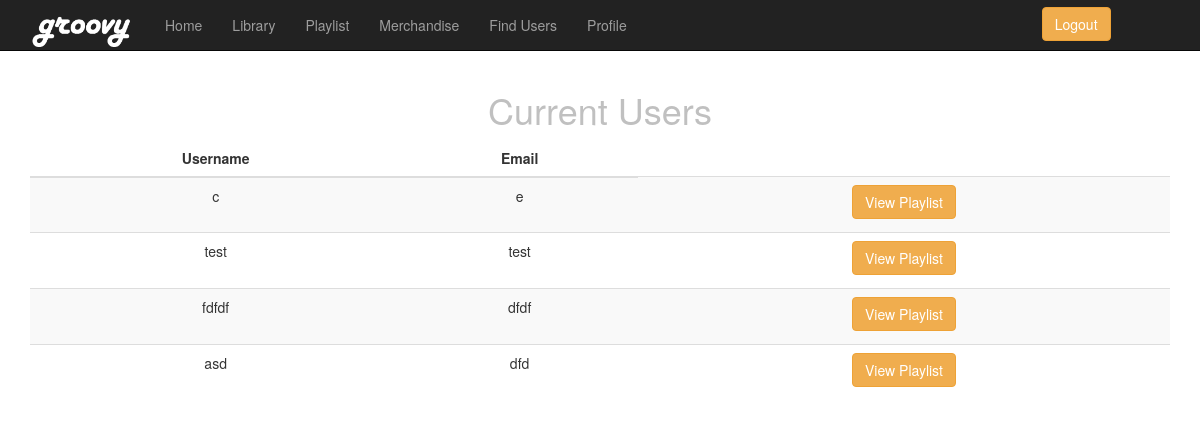
The page /users.php on the database as committed earlier.
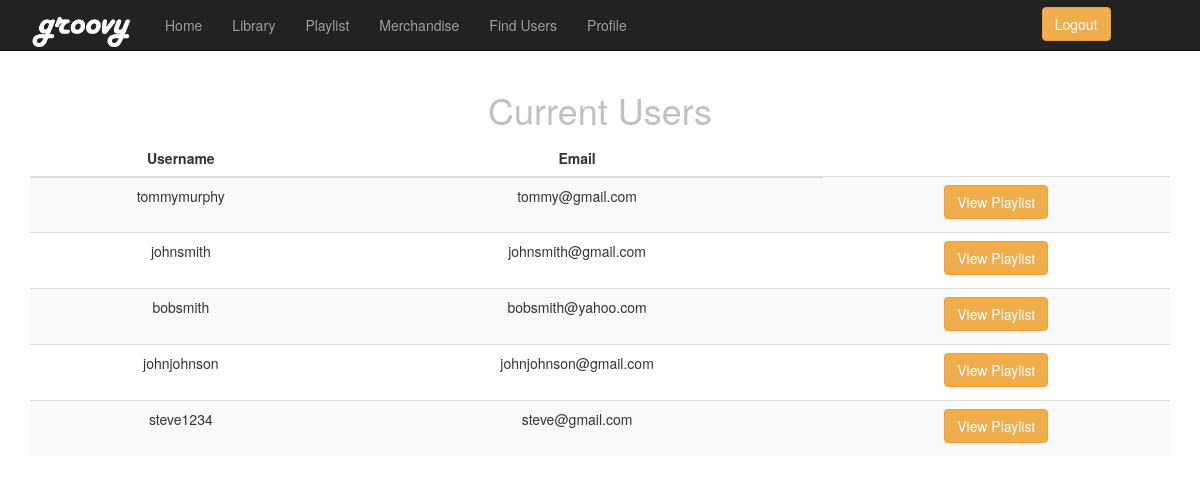
The same page on the database as committed later.
### tables this page shows
CREATE TABLE `users` (
  `id` int(11) NOT NULL,
  `firstname` varchar(20) NOT NULL,
  `lastname` varchar(20) NOT NULL,
  `username` varchar(25) NOT NULL,
  `password` varchar(25) NOT NULL,
  `email` varchar(30) NOT NULL
);

### users.php (the view, shortened to what this page needs)
<!DOCTYPE html>
<html lang="en">
<head>
    <link href="css/bootstrap.min.css" rel="stylesheet">
</head>
<body>
    <nav class="navbar navbar-inverse navbar-fixed-top" role="navigation">
        <div class="container">
            <div class="navbar-header">
                <a class="navbar-brand" href="#"><img src="images/groovylogowhite.png" width="105"></a>
            </div>
            <div class="collapse navbar-collapse" id="bs-example-navbar-collapse-1">
                <ul class="nav navbar-nav">
                    <li>
                        <a href="home.php">Home</a>
                    </li>
                    <li>
                        <a href="songlist.php">Library</a>
                    </li>
                    <li>
                        <a href="playlist.php">Playlist</a>
                    </li>
					<li>
                        <a href="merch.php">Merchandise</a>
                    </li>
                    <li>
                        <a href="users.php">Find Users</a>
                    </li>
                    <li>
                        <a href="editUser.php">Profile</a>
                    </li>
                    <a href="index.php">
                    <button type="button" class="btn btn-warning" style="margin-left:400px; margin-top:7px; color: white;">Logout</button>
                    </a>
                </ul>
            </div>
        </div>
    </nav>
    <div class="container">
        <div class="row">
            <div class="col-lg-12 text-center">
<h1 style="color: silver">Current Users</h1>
      <table class="table table-striped" id="table" border="0" align="center">
      <thead>
      <tr>
      <th>Username</th>
      <th>Email</th>
    </tr>
      </thead>
 <?php
      include 'connection.php';
    $query = "SELECT * FROM users ";
    $myQuery = mysqli_query($conn, $query);
    while($row = mysqli_fetch_array($myQuery)){
     ?>
    <form action="userPlaylist.php" method="post">
    <tr><td><?php echo $row["username"] ?>
        </td><td> <?php echo $row["email"] ?>
        <td><label>
    <input type= "submit" class="btn btn-warning" name = "submit" value="View Playlist" />
    </label>
    </td></tr>
    </form>
    <?php
    }
    ?>
            </div>
        </div>
    </div>
</body>
</html>

### users.php (style rules this page uses)
body { padding-top: 70px; }
th { text-align:center; }

Rows that differ between the two databases and show on the page:
removed users: username "c", email "e"
removed users: username "test", email "test"
removed users: username "fdfdf", email "dfdf"
removed users: username "asd", email "dfd"
added users: username "tommymurphy", email "tommy@gmail.com"
added users: username "johnsmith", email "johnsmith@gmail.com"
added users: username "bobsmith", email "bobsmith@yahoo.com"
added users: username "johnjohnson", email "johnjohnson@gmail.com"
added users: username "steve1234", email "steve@gmail.com"
